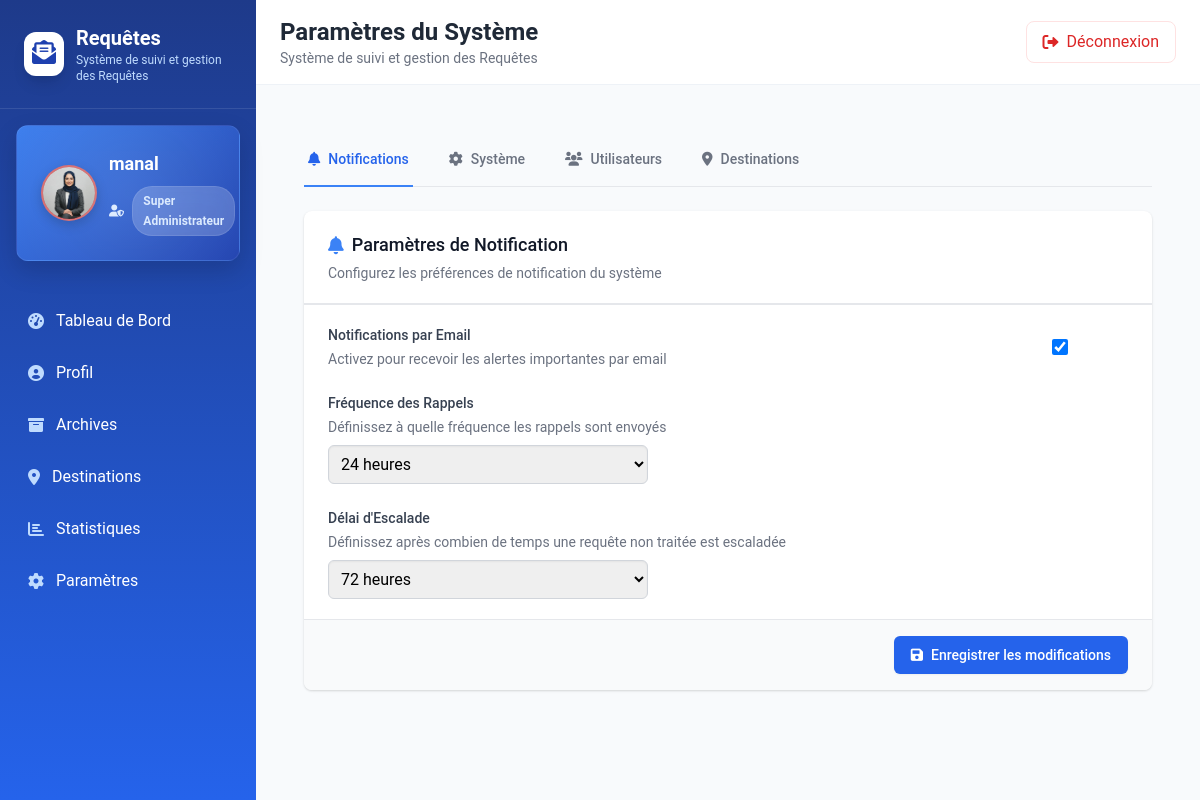
Page /settings/ (signed in) on the committed database.
### lettres/models.py (models this page shows, shortened)
class UserProfile(models.Model):
    ROLE_CHOICES = (
        ('super_admin', 'Super Administrateur'),
        ('admin_saisie', 'Directeur Régional'),
        ('saisie_ec', 'Responsable Service DR'),
        ('admin_reponse', 'Directeur Provincial'),
        ('saisie_er', 'Responsable Service DP'),
    )
    user = models.OneToOneField(User, on_delete=models.CASCADE, verbose_name='Utilisateur')
    role = models.CharField(max_length=20, choices=ROLE_CHOICES, verbose_name='Rôle')
    destination = models.ForeignKey(Destination, on_delete=models.SET_NULL, null=True, blank=True, verbose_name='Destination')
    service = models.CharField(max_length=20, choices=Lettre.SERVICE_CHOICES, null=True, blank=True, verbose_name='Service')
    photo = models.ImageField(upload_to='profiles/', null=True, blank=True, verbose_name='Photo de profil')
    class Meta:
        verbose_name = 'Profil utilisateur'
        verbose_name_plural = 'Profils utilisateurs'
        db_table = 'lettres_userprofile'

class SystemSettings(models.Model):
    user = models.OneToOneField(User, on_delete=models.CASCADE, verbose_name='Utilisateur')
    email_notifications = models.BooleanField(default=True, verbose_name='Notifications par email')
    reminder_frequency = models.IntegerField(default=24, choices=[(24, '24 heures'), (48, '48 heures'), (72, '72 heures')], verbose_name='Fréquence des rappels (heures)')
    escalation_time = models.IntegerField(default=72, choices=[(48, '48 heures'), (72, '72 heures'), (96, '96 heures')], verbose_name='Escalade après (heures)')
    archive_in_progress_after_year = models.BooleanField(default=True, verbose_name='Archiver les requêtes en cours après 1 an')
    archive_closed_after_month = models.BooleanField(default=True, verbose_name='Archiver les requêtes clôturées après 1 mois')
    class Meta:
        verbose_name = 'Paramètres du système'
        verbose_name_plural = 'Paramètres du système'

### lettres/views.py (the view, shortened to what this page needs)
# urls.py: path('settings/', views.settings_page, name='settings'),
@login_required
def settings_page(request):
    try:
        profile = request.user.userprofile
    except UserProfile.DoesNotExist:
        logger.error(f"UserProfile not found for user {request.user.username}")
        messages.error(request, "Votre compte n'a pas de profil utilisateur configuré. Veuillez contacter l'administrateur.")
        return render(request, 'error.html', {
            'error': "Votre compte n'a pas de profil utilisateur configuré. Veuillez contacter l'administrateur."
        })
    if profile.role != 'super_admin':
        logger.warning(f"Unauthorized access to settings by user {request.user.username} with role {profile.role}")
        messages.error(request, "Vous n'avez pas les autorisations nécessaires pour accéder aux paramètres.")
        return redirect('lettres:dashboard')
    settings, created = SystemSettings.objects.get_or_create(user=request.user)
    form = SystemSettingsForm(instance=settings)
    user_form = UserCreationForm()
    destination_form = DestinationForm()
    edit_user_form = UserProfileForm()
    users = UserProfile.objects.all()
    destinations = Destination.objects.all()
    context = {
        'form': form,
        'user_form': user_form,
        'edit_user_form': edit_user_form,
        'destination_form': destination_form,
        'users': users,
        'destinations': destinations,
        'user_role': profile.role,
        'active_tab': request.GET.get('tab', 'notifications'),
    }
    return render(request, 'menu/settings.html', context)

### lettres/templates/menu/settings.html (shortened to what this page needs)
{% extends 'menu/base.html' %}
{% load static %}
{% block header_title %}Paramètres du Système{% endblock %}
{% block content %}
<div class="container mx-auto p-6">
    <div class="border-b border-gray-200 mb-6">
        <nav class="-mb-px flex space-x-8">
            <button class="tab-button whitespace-nowrap py-4 px-1 border-b-2 font-medium text-sm flex items-center {% if active_tab == 'notifications' %}border-blue-500 text-blue-600{% else %}border-transparent text-gray-500 hover:text-gray-700 hover:border-gray-300{% endif %}" data-tab="notifications">
                <i class="fas fa-bell mr-2"></i>Notifications
            </button>
            <button class="tab-button whitespace-nowrap py-4 px-1 border-b-2 font-medium text-sm flex items-center {% if active_tab == 'system' %}border-blue-500 text-blue-600{% else %}border-transparent text-gray-500 hover:text-gray-700 hover:border-gray-300{% endif %}" data-tab="system">
                <i class="fas fa-cog mr-2"></i>Système
            </button>
            <button class="tab-button whitespace-nowrap py-4 px-1 border-b-2 font-medium text-sm flex items-center {% if active_tab == 'users' %}border-blue-500 text-blue-600{% else %}border-transparent text-gray-500 hover:text-gray-700 hover:border-gray-300{% endif %}" data-tab="users">
                <i class="fas fa-users mr-2"></i>Utilisateurs
            </button>
            <button class="tab-button whitespace-nowrap py-4 px-1 border-b-2 font-medium text-sm flex items-center {% if active_tab == 'destinations' %}border-blue-500 text-blue-600{% else %}border-transparent text-gray-500 hover:text-gray-700 hover:border-gray-300{% endif %}" data-tab="destinations">
                <i class="fas fa-map-marker-alt mr-2"></i>Destinations
            </button>
        </nav>
    </div>
    <div class="bg-white shadow rounded-lg overflow-hidden">
        <div class="tab-content {% if active_tab != 'notifications' %}hidden{% endif %}" id="notifications">
            <div class="border-b border-gray-200 px-6 py-5">
                <h3 class="text-lg font-medium text-gray-900 flex items-center">
                    <i class="fas fa-bell text-blue-500 mr-2"></i>Paramètres de Notification
                </h3>
                <p class="mt-1 text-sm text-gray-500">Configurez les préférences de notification du système</p>
            </div>
            <form method="POST" class="divide-y divide-gray-200">
                <div class="px-6 py-5 space-y-6">
                    <div class="flex items-center justify-between">
                        <div>
                            <label class="block text-sm font-medium text-gray-700">Notifications par Email</label>
                            <p class="mt-1 text-sm text-gray-500">Activez pour recevoir les alertes importantes par email</p>
                        </div>
                        <label class="relative inline-flex items-center cursor-pointer">
                            {{ form.email_notifications }}
                            <span class="toggle-switch"></span>
                        </label>
                    </div>
                    <div>
                        <label for="{{ form.reminder_frequency.id_for_label }}" class="block text-sm font-medium text-gray-700">Fréquence des Rappels</label>
                        <p class="mt-1 text-sm text-gray-500">Définissez à quelle fréquence les rappels sont envoyés</p>
                        <div class="mt-2 max-w-xs">
                            {{ form.reminder_frequency }}
                        </div>
                    </div>
                    <div>
                        <label for="{{ form.escalation_time.id_for_label }}" class="block text-sm font-medium text-gray-700">Délai d'Escalade</label>
                        <p class="mt-1 text-sm text-gray-500">Définissez après combien de temps une requête non traitée est escaladée</p>
                        <div class="mt-2 max-w-xs">
                            {{ form.escalation_time }}
                        </div>
                    </div>
                </div>
                <div class="px-6 py-4 bg-gray-50 text-right">
                    <button type="submit" class="inline-flex items-center px-4 py-2 border border-transparent text-sm font-medium rounded-md shadow-sm text-white bg-blue-600 hover:bg-blue-700 focus:outline-none focus:ring-2 focus:ring-offset-2 focus:ring-blue-500">
                        <i class="fas fa-save mr-2"></i>Enregistrer les modifications
                    </button>
                </div>
            </form>
        </div>
    </div>
</div>
{% endblock %}

### lettres/templates/menu/base.html (shortened to what this page needs)
{% load static %}
<!DOCTYPE html>
<html lang="fr">
<head>
    <link href="https://cdn.jsdelivr.net/npm/tailwindcss@2.2.19/dist/tailwind.min.css" rel="stylesheet">
    <link href="https://cdnjs.cloudflare.com/ajax/libs/font-awesome/6.0.0-beta3/css/all.min.css" rel="stylesheet">
</head>
<body class="bg-gray-50">
    <div class="flex h-screen">
        <aside class="sidebar w-64 text-white flex flex-col flex-shrink-0">
            <div class="sidebar-logo p-6 flex items-center justify-center">
                <div class="flex items-center space-x-3">
                    <div class="bg-white p-2 rounded-xl shadow-lg">
                        <i class="fas fa-envelope-open-text text-2xl text-blue-800"></i>
                    </div>
                    <div>
                        <h1 class="text-xl font-bold">Requêtes</h1>
                        <p class="text-blue-200 text-xs">Système de suivi et gestion des Requêtes</p>
                    </div>
                </div>
            </div>
<div class="user-info-card">
    <div class="flex items-center gap-3">
        <div class="user-info-icon">
            {% if request.user.is_authenticated and request.user.userprofile.photo %}
                <img src="{{ request.user.userprofile.photo.url }}"
                     alt="Photo de profil de {{ request.user.username }}"
                     class="w-full h-full object-cover rounded-full">
            {% else %}
                <div class="w-full h-full flex items-center justify-center bg-blue-600 rounded-full">
                    <i class="fas fa-user fa-lg text-white"></i>
                </div>
            {% endif %}
        </div>
        <div class="flex-1 min-w-0">
            <h2 class="text-lg font-bold text-white truncate" title="{{ request.user.username|default:'N/A' }}">
                {{ request.user.username|default:"N/A" }}
            </h2>
            <div class="text-sm text-blue-100 space-y-1 mt-2">
                <div class="flex items-center">
                    <i class="fas fa-user-shield mr-2 text-xs"></i>
                    <span class="role-badge">
                        {% if user_role == 'super_admin' %}
                            Super Administrateur
                        {% elif user_role == 'admin_saisie' %}
                            Administrateur de Saisie
                        {% elif user_role == 'saisie_ec' %}
                            Responsable Service DR
                        {% elif user_role == 'admin_reponse' %}
                            Administrateur Réponse
                        {% elif user_role == 'saisie_er' %}
                            Saisie ER
                        {% elif user_role == 'directeur_provincial' %}
                            Directeur Provincial
                        {% elif user_role == 'directeur_regional' %}
                            Directeur Régional
                        {% else %}
                            {{ user_role|title|default:"N/A" }}
                        {% endif %}
                    </span>
                </div>
            </div>
        </div>
    </div>
</div>
            <nav class="mt-4 flex-1 overflow-y-auto">
                <a href="{% url 'lettres:dashboard' %}" class="nav-item flex items-center px-4 py-3 {% if request.path == '/lettres/' %}active{% endif %}">
                    <i class="fas fa-tachometer-alt mr-3 text-blue-200"></i>
                    <span>Tableau de Bord</span>
                </a>
                <a href="{% url 'lettres:profile' %}" class="nav-item flex items-center px-4 py-3 {% if request.path == '/lettres/profile/' %}active{% endif %}">
                    <i class="fas fa-user-circle mr-3 text-blue-200"></i>
                    <span>Profil</span>
                </a>
                <a href="{% url 'lettres:archive' %}" class="nav-item flex items-center px-4 py-3 {% if request.path == '/lettres/archive/' %}active{% endif %}">
                    <i class="fas fa-archive mr-3 text-blue-200"></i>
                    <span>Archives</span>
                </a>
                {% if user_role == 'super_admin' %}
                    <a href="{% url 'lettres:destinations' %}" class="nav-item flex items-center px-4 py-3 {% if request.path == '/lettres/destinations/' %}active{% endif %}">
                        <i class="fas fa-map-marker-alt mr-3 text-blue-200"></i>
                        <span>Destinations</span>
                    </a>
                    <a href="{% url 'lettres:statistics' %}" class="nav-item flex items-center px-4 py-3 {% if request.path == '/lettres/statistics/' %}active{% endif %}">
                        <i class="fas fa-chart-bar mr-3 text-blue-200"></i>
                        <span>Statistiques</span>
                    </a>
                    <a href="{% url 'lettres:settings' %}" class="nav-item flex items-center px-4 py-3 {% if request.path == '/lettres/settings/' %}active{% endif %}">
                        <i class="fas fa-cog mr-3 text-blue-200"></i>
                        <span>Paramètres</span>
                    </a>
                {% endif %}
            </nav>
        </aside>
        <div class="flex-1 flex flex-col overflow-hidden">
            <header class="main-header px-6 py-4">
                <div class="flex items-center justify-between">
                    <div>
                        <h1 class="text-2xl font-bold text-gray-800">
                            {% block header_title %}Tableau de Bord{% endblock %}
                        </h1>
                        <p class="text-gray-500 text-sm">Système de suivi et gestion des Requêtes</p>
                    </div>
                    <form action="{% url 'lettres:logout' %}" method="post">
                        <button type="submit" class="logout-btn flex items-center px-4 py-2 text-red-600 rounded-lg">
                            <i class="fas fa-sign-out-alt mr-2"></i>
                            Déconnexion
                        </button>
                    </form>
                </div>
            </header>
            <main class="main-content flex-1 overflow-auto p-6">
                {% block content %}
                {% endblock %}
            </main>
        </div>
    </div>
</body>
</html>

### rows in the picture
SystemSettings: email_notifications "☑", reminder_frequency "24 heures", escalation_time "72 heures"

### other values in the picture
{{ request.user.username|default:"N/A" }} "manal"
